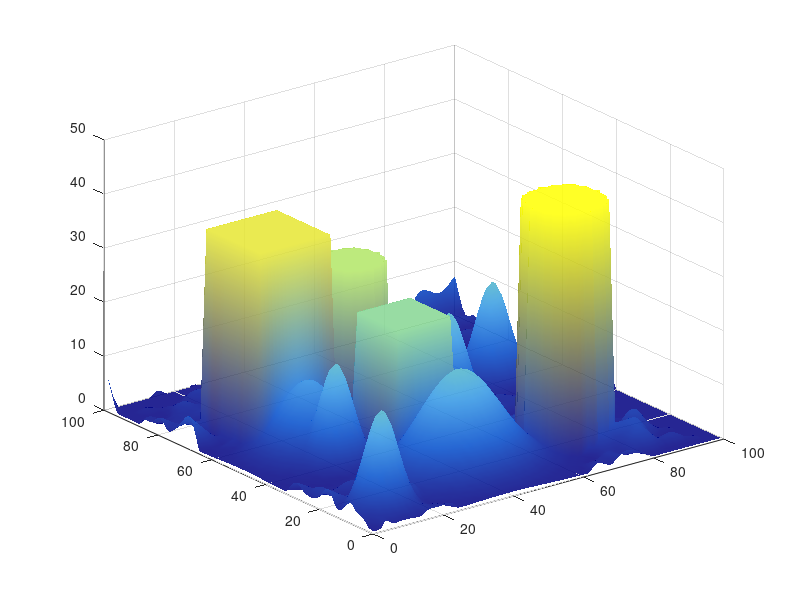

Recreate this plot in MATLAB. (Note: this script raises an error after producing the figure.)
%% Static Initial Scheduling - Complete Implementation for Seabed Terrain Modeling
%% 20240216 (Modified Date)

clc; clear all; close all; warning off;

%% Initialize Random Seed
noRng = 1;
rng('default');
rng(noRng);

%% Environment Parameters Setup
data.mapsize = [100, 100]; % Map dimensions
temp = zeros(data.mapsize);
[p1, p2] = find(temp == 0);
data.index = sub2ind(data.mapsize, p1, p2);
data.node = [p1, p2];
data.maxH = 20; % Maximum altitude (m)
data.minH = 1; % Minimum altitude (m)
data.vmax = 100; % Maximum speed (m/s)
data.vmin = 50; % Minimum speed (m/s)
data.Rmin = 2; % Minimum turning radius (m)
data.minGap = [50, 50, 20]; % Minimum separation requirement
data.numAUV = 4; % Number of AUVs

%% ===== Add Ocean Current Field Data =====
% Create example ocean current field
[data.current_x, data.current_y] = meshgrid(1:10:100, 1:10:100); % Sparse grid points
data.current_u = sin(data.current_y/20) .* cos(data.current_x/15); % X-direction current
data.current_v = cos(data.current_x/25) .* sin(data.current_y/18); % Y-direction current
data.current_w = zeros(size(data.current_u)); % Z-direction current (assumed 0)

%% AUV Start and End Points Setup
data.AUV_S = [20, 10, 5;
              10, 20, 5;
              15, 20, 5;
              20, 20, 5;];
              
data.AUV_E = [90, 90, 5;
              90, 90, 5;
              90, 90, 5;
              90, 90, 5;];

%% Dynamic Obstacles Initialization
data.Ob_M = [60, 80, 5, 0, 5, 0, 0.3, 80, 80; % [x,y,z,vx,vy,radius,chaos,goal_x,goal_y]
             80, 60, 0, 5, 5, 0, 0.4, 80, 80;
             50, 50, 0, -5, 2, 0, 0.45, 50, 10;
             45, 40, -5, 0, 2, 0, 0.35, 10, 40;
             55, 50, -5, 0, 2, 0, 0.35, 10, 50;
             60, 60, -5, 0, 3, 0, 0.35, 10, 60;
             70, 70, -5, 0, 4, 0, 0.35, 10, 70;];
             
data.unitT = 1; % Unit time (s)
data.nita = 1; % Viscosity coefficient

%% ===== Fix 1: Correct Definition of Mountain Obstacles =====
% Mountain obstacle parameters: [x, y, height, x-decay, y-decay]
data.Ob = [40, 20, 7, 15, 10;
           20, 40, 7, 6, 5;
           60, 80, 5, 10, 10;
           80, 60, 7, 6, 5;
           20, 50, 5, 10, 10;
           70, 20, 5, 6, 5;
           10, 10, 7, 6, 5;
           60, 60, 5, 6, 6;
           50, 60, 5, 6, 6;
           60, 50, 7, 6, 6;];
           
data.numOb = size(data.Ob, 1); % Number of mountains

%% ===== Fix 2: Correct Definition of Other Obstacles =====
% Cylinder obstacles: [x, y, radius, height]
data.OB_C = [70, 20, 10, 30; % [x,y,radius,height]
             40, 60, 8, 20];
             
% Rectangular obstacles: [x, y, length, width, height]
data.OB_R = [10, 55, 20, 20, 25; % [x,y,length,width,height]
             30, 30, 15, 15, 17];
             
%% ===== Fix 1: Terrain Visualization with Correct Variables =====
%% Terrain Generation
t = 1:100;
[x, y] = meshgrid(t); % Note: Use lowercase x and y

%% Base Terrain Modeling - Modified: Increased terrain undulation
h1 = 2.0 * sin(y+10) + ... % Amplitude increased from 1.0 to 2.0
     0.5 * sin(x) + ... % Amplitude increased from 0.2 to 0.5
     0.3 * cos(0.6 * sqrt(x.^2 + y.^2)) + ... % Amplitude increased from 0.1 to 0.3
     1.8 * cos(y) + ... % Amplitude increased from 1.1 to 1.8
     1.5 * sin(0.1 * sqrt(x.^2 + y.^2)); % Amplitude increased from 1.0 to 1.5

% Increase noise intensity (from 200% to 250%)
noise_intensity = 2.5 * std(h1(:));
h1 = h1 + noise_intensity * randn(size(h1));

% Gaussian smoothing (reduce smoothing coefficient to preserve details)
h1 = imgaussfilt(h1, 2); % Reduced from 3 to 2

%% Mountain Obstacle Modeling - Modified: Increased mountain height
h3 = zeros(100); % Pre-initialization
for i = 1:data.numOb
    % Get parameters
    x0 = data.Ob(i, 1);
    y0 = data.Ob(i, 2);
    h_val = data.Ob(i, 3) * 1.8; % Height increased by 80%
    x_sigma = data.Ob(i, 4) * 0.7; % Decay coefficient reduced for steeper mountains
    y_sigma = data.Ob(i, 5) * 0.7; % Decay coefficient reduced for steeper mountains
    
    % Gaussian distribution calculation
    exponent = -((x - x0).^2/(2*x_sigma^2) + (y - y0).^2/(2*y_sigma^2));
    h2 = h_val * exp(exponent);
    h3 = max(h3, h2); % Keep maximum value
end

% Composite terrain height
z = max(h1, h3);

% Increase overall terrain height
z = z * 1.5; % Overall height increased by 50%

%% Cylinder Obstacle Modeling - Modified: Increased obstacle height
for i = 1:size(data.OB_C, 1)
    x0 = data.OB_C(i, 1);
    y0 = data.OB_C(i, 2);
    R = data.OB_C(i, 3);
    H = data.OB_C(i, 4) * 1.5; % Height increased by 50%
    dist_matrix = sqrt((x - x0).^2 + (y - y0).^2);
    z(dist_matrix <= R) = H;
end

%% Rectangular Obstacle Modeling - Modified: Increased obstacle height
for i = 1:size(data.OB_R, 1)
    x0 = data.OB_R(i, 1);
    y0 = data.OB_R(i, 2);
    Lx = data.OB_R(i, 3);
    Ly = data.OB_R(i, 4);
    H = data.OB_R(i, 5) * 1.5; % Height increased by 50%
    in_rect = (x >= x0) & (x <= x0 + Lx) & (y >= y0) & (y <= y0 + Ly);
    z(in_rect) = H;
end

% Save terrain data
data.map = z; % 100×100 matrix
data.map_x = x; % Use lowercase x
data.map_y = y; % Use lowercase y

%% ===== Blue to Yellow Color Gradient for Terrain =====
% Create elevation-based colormap (blue to yellow)
color_points = [
    0.0, 0.0, 0.5;    % Deep blue (low elevation)
    0.0, 0.3, 0.8;    % Medium blue
    0.2, 0.6, 0.9;    % Light blue
    0.4, 0.8, 0.7;    % Blue-green
    0.7, 0.9, 0.4;    % Green-yellow
    0.9, 0.9, 0.2;    % Yellow
    1.0, 1.0, 0.0     % Bright yellow (high elevation)
];

num_levels = 256;
elevation_colormap = interp1(linspace(0,1,size(color_points,1)), color_points, linspace(0,1,num_levels));

%% Terrain Visualization - Blue to Yellow Gradient
figure('Position', [100, 100, 1200, 800], 'Color', 'white');

% Terrain surface plot
h_surf = surf(data.map_x, data.map_y, data.map, 'FaceAlpha', 0.85);
colormap(elevation_colormap);
shading interp;

% Create colorbar
c = colorbar('southoutside', 'Ticks', 0:10:80, 'TickLabels', ...
    {'Deep Sea', '', '', 'Mid-Depth', '', 'Shallow', '', '', 'Peaks'});
c.Label.String = 'Elevation (m)';
c.Label.FontSize = 12;
hold on;

% Add lighting for 3D effect
light('Position', [0 0 1000], 'Style', 'infinite');
lighting gouraud;
material([0.4 0.6 0.5 10 0.3]);

% Adjust z-axis range for new terrain height
axis([0, 100, 0, 100, 0, max(data.map(:)) + 10]); % Changed from 80 to dynamic max+10
shading interp;
title('Composite Underwater Terrain with Elevation Gradient');
xlabel('X (m)');
ylabel('Y (m)');
zlabel('Elevation (m)');
axis([0, 100, 0, 100, 0, 80]);

%% Save Terrain Data
data.map_z = z;
data.sizeMap = size(data.map_z);

%% AUV Flight Parameters Setup
data.H0 = 4; % Default altitude (m)
data.maxAlpha = 60; % Maximum turn angle (°)
data.maxBeta = 45; % Maximum pitch angle (°)

data.aimP = [90, 60, 0;
             80, 70, 0;
             70, 80, 0;
             60, 90, 0;];
             
data.S = [10, 25, 0;
          15, 20, 0;
          20, 15, 0;
          25, 10, 0;];
          
data.SE = [1, 2, 3, 4];
data.numT = 1; % Number of AUVs per task

%% Set Target Point Heights
for i = 1:size(data.aimP, 1)
    x_pos = data.aimP(i, 1);
    y_pos = data.aimP(i, 2);
    % Ensure coordinates are within range
    x_pos = max(1, min(100, round(x_pos)));
    y_pos = max(1, min(100, round(y_pos)));
    H = data.map(y_pos, x_pos) + data.H0;
    data.aimP(i, 3) = H;
end

%% Set Start Point Heights
for i = 1:size(data.S, 1)
    x_pos = data.S(i, 1);
    y_pos = data.S(i, 2);
    % Ensure coordinates are within range
    x_pos = max(1, min(100, round(x_pos)));
    y_pos = max(1, min(100, round(y_pos)));
    H = data.map(y_pos, x_pos) + data.H0;
    data.S(i, 3) = H;
end

%% Visualize Start and End Points with Blue-Yellow Gradient
figure('Position', [100, 100, 1200, 800], 'Color', 'white');

% Terrain surface plot
h_surf = surf(data.map_x, data.map_y, data.map_z, 'FaceAlpha', 0.85);
colormap(elevation_colormap);
shading interp;
hold on;

% Add lighting
light('Position', [0 0 1000], 'Style', 'infinite');
lighting gouraud;

% Plot ocean current field
h_quiver = quiver3(data.current_x, data.current_y, zeros(size(data.current_u)) + 5,...
                  data.current_u, data.current_v, data.current_w,...
                  'Color', [0.1 0.5 0.8], 'LineWidth', 1.2, 'MaxHeadSize', 0.8,...
                  'AutoScaleFactor', 1.5);

% Plot start and end points
h_start = plot3(data.S(:,1), data.S(:,2), data.S(:,3),...
             'o', 'MarkerSize', 12, 'MarkerFaceColor', [0 0.8 0], 'MarkerEdgeColor', 'k', 'LineWidth', 1.5);
h_goal = plot3(data.aimP(:,1), data.aimP(:,2), data.aimP(:,3),...
             'pentagram', 'MarkerSize', 14, 'MarkerFaceColor', [1 0.2 0], 'MarkerEdgeColor', 'k', 'LineWidth', 1.5);

% Add ocean surface effect
[x_surf, y_surf] = meshgrid(0:5:100, 0:5:100);
z_surf = zeros(size(x_surf)) + max(data.map_z(:)) + 5;
h_surface = surf(x_surf, y_surf, z_surf,...
                'FaceColor', [0.3 0.6 0.9], 'FaceAlpha', 0.15, 'EdgeColor', 'none');

% Set view and labels
view(-35, 50);
axis equal;
grid on;
box on;
title('AUV Start and Goal Points with Elevation Gradient');
xlabel('East Distance (m)');
ylabel('North Distance (m)');
zlabel('Depth (m)');

% Create legend
legend([h_start(1), h_goal(1), h_quiver],...
       {'Start Points', 'Goal Points', 'Ocean Current'},...
       'Location', 'northeastoutside',...
       'FontSize', 10);

% Add compass
text(5, 95, max(data.map_z(:)) + 15, 'N',...
      'FontSize', 14, 'FontWeight', 'bold', 'HorizontalAlignment', 'center');
plot3([5,5], [95,90], [max(data.map_z(:)) + 10, max(data.map_z(:)) + 10],...
      'k-', 'LineWidth', 2);

%% Optimization Algorithm Parameters Setup
data.numV = size(data.S, 1);
data.mapSize = size(data.map);
lb = 0;
ub = 1;
dim = prod(data.mapSize);
option.lb = lb;
option.ub = ub;
option.dim = dim;

if length(option.lb) == 1
    option.lb = ones(1, option.dim) * option.lb;
    option.ub = ones(1, option.dim) * option.ub;
end

option.fobj = @aimFcn_2test; % Objective function
option.showIter = 0;

%% Algorithm Parameters Setup
option.numAgent = 100; % Population size
option.maxIteration = 50; % Maximum iterations

%% ===== Add Genetic Algorithm Parameters =====
option.p1_GA = 0.9; % Selection/crossover probability
option.p2_GA = 0.01; % Mutation probability

%% ===== Add IPSO3 Specific Parameters =====
option.numBase = 10; % Base boundary particle count
option.k = 0.8; % Sensitivity coefficient (0.5~1.0)
option.max_density = 0.3; % Maximum obstacle density threshold

% Particle swarm parameters
option.w_pso = 0.6; % Initial inertia weight
option.c1_pso = 2; % Individual learning factor
option.c2_pso = 2; % Social learning factor
option.eliteRatio = 0.3; % Elite ratio
option.levyBeta = 1.5; % Lévy distribution parameter
option.levyAlpha = 0.1; % Lévy step factor

% Dynamic parameter ranges
option.W_max = 0.9; % Maximum inertia weight
option.W_min = 0.4; % Minimum inertia weight
option.c1_min = 0.5; % c1 minimum
option.c1_max = 2.0; % c1 maximum
option.c2_min = 0.5; % c2 minimum
option.c2_max = 2.0; % c2 maximum

%% Algorithm Comparison Setup
str_legend = {'GA', 'BOA',  'GWO','PSO' 'IMOPSO', };
aimFcn = { @GA,  @BOA,  @GWO,  @PSO, @IMOPSO };

%str_legend = {'PSO' };
%aimFcn = {  @PSO  };

%% Initialize Population
x = ones(option.numAgent, option.dim);
y = ones(option.numAgent, 1);

for i = 1:option.numAgent
    x(i, :) = rand(1, option.dim) .* (option.ub - option.lb) + option.lb;
    y(i) = option.fobj(x(i,:), option, data, 0); % Initial without penalty
end

%% Run Optimization Algorithms
bestX = x;
for i = 1:length(aimFcn)
    rng(noRng); % Reset random seed
    tic;
    [bestY(i, :), bestX(i, :), recording(i)] = aimFcn{i}(x, y, option, data);
    tt(i) = toc;
end

%% Plot Fitness Curves
figure;
hold on;
for i = 1:length(aimFcn)
    plot(recording(i).bestFit, 'LineWidth', 2);
end
title('Algorithm Fitness Curves');
xlabel('Iterations');
ylabel('Fitness Value');
grid on;
box on;
legend(str_legend);

%% Visualize Optimization Results with Blue-Yellow Gradient
global_minZ = min(data.map_z(:));
global_maxZ = max(data.map_z(:));
auv_colors = lines(data.numAUV); % Unique colors for each AUV

% Pre-initialize result0 as struct array
result0 = struct('name', {}, 'fit', {}, 'sumD', {}, 'sumE', {}, 'smooth', {}, 'threat', {}, 'path', {});

for i = 1:length(str_legend)
    % Call objective function
    [fit, temp_result] = option.fobj(bestX(i, :), option, data);
    
    % Create named structure
    result_struct = struct(...
        'name', str_legend{i}, ...
        'fit', fit, ...
        'sumD', temp_result.sumD, ...
        'sumE', temp_result.sumE, ...
        'smooth', temp_result.smooth, ...
        'threat', temp_result.threat, ...
        'path', {temp_result.path} ...
    );
    
    % Add to result array
    result0(i) = result_struct;
    
  %% ===== 3D View (Current Perspective) ====
figure('Position', [100, 100, 1200, 800], 'Color', 'white', 'Name', [str_legend{i} ' - 3D View']);

%% 海洋色渐变 (与动态绘图一致)
ocean_colormap = [
    linspace(0.7, 0.3, 64)' ...   % R: 浅蓝到深蓝
    linspace(0.9, 0.5, 64)' ...   % G: 浅青到深青
    linspace(1.0, 0.8, 64)'       % B: 浅蓝到深蓝
];

%% 障碍物颜色 (与动态绘图一致)
obstacleColor = [0.8, 0.3, 0.2];     % 圆柱障碍物颜色 (橙色)
rectObstacleColor = [0.7, 0.4, 0.1]; % 长方体障碍物颜色 (棕色)

%% 地形曲面绘制 (使用海洋色渐变)
h_surf = surf(data.map_x, data.map_y, data.map_z, 'FaceAlpha', 0.85);
colormap(ocean_colormap);
shading interp;

% 设置colorbar (水深标签)
c = colorbar('southoutside', 'Ticks', 0:10:80, 'TickLabels', ...
    {'Deep sea', '', '', 'Continental slope', '', 'Continental shelf', '', '', 'Shallow sea'});
c.Label.String = 'Water depth(m)';
c.Label.FontSize = 12;
hold on;

%% 添加光照效果 (与动态绘图一致)
light('Position', [0 0 1000], 'Style', 'infinite');
lighting gouraud;
material([0.4 0.6 0.5 10 0.3]);

%% 绘制洋流场 (与动态绘图参数一致)
h_quiver = quiver3(data.current_x, data.current_y, zeros(size(data.current_u)) + 5, ...
    data.current_u, data.current_v, data.current_w, ...
    'Color', [0.1 0.5 0.8], 'LineWidth', 1.2, 'MaxHeadSize', 0.8, ...
    'AutoScaleFactor', 1.5);

%% 绘制起点和终点 (使用动态绘图的标记)
% 起点 - 绿色三角形
h_start = plot3(data.S(:,1), data.S(:,2), data.S(:,3), ...
    '^', 'MarkerSize', 12, 'MarkerFaceColor', [0 0.8 0], ...
    'MarkerEdgeColor', 'k', 'LineWidth', 1.5);

% 终点 - 红色五角星
h_goal = plot3(data.aimP(:,1), data.aimP(:,2), data.aimP(:,3), ...
    'pentagram', 'MarkerSize', 14, 'MarkerFaceColor', [1 0.2 0], ...
    'MarkerEdgeColor', 'k', 'LineWidth', 1.5);



%% 绘制障碍物 (使用动态绘图的颜色和透明度)
% 圆柱体障碍物
h_cyl = [];
for i_obs = 1:size(data.OB_C, 1)
    [xc, yc, zc] = cylinder(data.OB_C(i_obs,3), 50);
    h = surf(xc + data.OB_C(i_obs,1), yc + data.OB_C(i_obs,2), zc * data.OB_C(i_obs,4), ...
        'FaceColor', obstacleColor, 'EdgeColor', 'none', 'FaceAlpha', 0.7);
    h_cyl = [h_cyl, h];
end

% 长方体障碍物
h_rect = [];
for i_obs = 1:size(data.OB_R, 1)
    [xr, yr] = meshgrid(data.OB_R(i_obs,1):(data.OB_R(i_obs,1)+data.OB_R(i_obs,3)), ...
                 data.OB_R(i_obs,2):(data.OB_R(i_obs,2)+data.OB_R(i_obs,4)));
    zr = ones(size(xr)) * data.OB_R(i_obs,5);
    h = surf(xr, yr, zr, ...
        'FaceColor', rectObstacleColor, 'EdgeColor', 'none', 'FaceAlpha', 0.7);
    h_rect = [h_rect, h];
end

%% 设置视角 (与动态绘图一致)
view(-35, 50);
axis equal;
grid on;
box on;
title([str_legend{i} ' Algorithm Paths - 3D View'], 'FontSize', 16, 'FontWeight', 'bold');
xlabel('X (m)', 'FontSize', 12);
ylabel('Y (m)', 'FontSize', 12);
zlabel('Depth (m)', 'FontSize', 12);
zlim([0, max(data.map_z(:)) + 10]);

%% 添加指北针 (与动态绘图一致)
text(5, 95, max(data.map_z(:)) + 15, 'N', ...
    'FontSize', 14, 'FontWeight', 'bold', 'HorizontalAlignment', 'center');
plot3([5,5], [95,90], [max(data.map_z(:)) + 10, max(data.map_z(:)) + 10], ...
    'k-', 'LineWidth', 2);

%% 绘制路径 (保持样条插值，使用动态风格)
auv_colors = lines(data.numV);  % 为每个AUV分配独特颜色
path_handles = gobjects(1, data.numV);  % 预分配路径句柄

for noV = 1:data.numV
    path = result0(i).path{noV};
    
    % 路径平滑处理（三次样条插值）
    t_orig = 1:size(path,1);
    t_interp = linspace(1, size(path,1), 200);
    path_x = spline(t_orig, path(:,1), t_interp);
    path_y = spline(t_orig, path(:,2), t_interp);
    path_z = spline(t_orig, path(:,3), t_interp);
    
    % 绘制路径
    h_path = plot3(path_x, path_y, path_z, ...
        'LineWidth', 2.5, 'Color', auv_colors(noV,:));
    path_handles(noV) = h_path;
    
    % 添加路径点标记
    plot3(path(1:10:end,1), path(1:10:end,2), path(1:10:end,3), ...
        '.', 'MarkerSize', 12, 'Color', auv_colors(noV,:));
end

%% 创建图例 (使用动态绘图元素)
legend_entries = [h_start(1), h_goal(1), h_quiver, path_handles];
legend_labels = {'Start Points', 'Goal Points', 'Ocean Current'};

% 添加AUV路径标签
for noV = 1:data.numV
    legend_labels = [legend_labels, ['AUV ' num2str(noV) ' Path']];
end

legend(legend_entries, legend_labels, ...
    'Location', 'northeastoutside', ...
    'FontSize', 10);

%% 保存图像
print(gcf, '-dpng', '-r300', [str_legend{i} '_AUV_Paths_3D.png']);
savefig(gcf, [str_legend{i} '_AUV_Paths_3D.fig']);
    
%% ==== Top View (2D Projection) ====
figure('Position', [100, 100, 1200, 800], 'Color', 'white', 'Name', [str_legend{i} ' - Top View']);

%% 使用海洋色渐变 (与动态绘图一致)
ocean_colormap = [
    linspace(0.7, 0.3, 64)' ...   % R: 浅蓝到深蓝
    linspace(0.9, 0.5, 64)' ...   % G: 浅青到深青
    linspace(1.0, 0.8, 64)'       % B: 浅蓝到深蓝
];

%% 障碍物颜色 (与动态绘图一致)
obstacleColor = [0.8, 0.3, 0.2];     % 圆柱障碍物颜色 (橙色)
rectObstacleColor = [0.7, 0.4, 0.1]; % 长方体障碍物颜色 (棕色)

%% 创建海洋深度图 (使用海洋色渐变)
pcolor(data.map_x, data.map_y, data.map_z);
shading interp;
colormap(ocean_colormap);
caxis([global_minZ, global_maxZ]); % 设置颜色轴范围

% 设置colorbar (水深标签)
c = colorbar('eastoutside');
c.Label.String = 'Water depth(m)';
c.Label.FontSize = 12;
c.Ticks = linspace(global_minZ, global_maxZ, 5); % 设置刻度

hold on;

% 添加等高线
contour(data.map_x, data.map_y, data.map_z, 10, 'k', 'LineWidth', 0.5);

% 绘制洋流场 (2D版本)
if isfield(data, 'current_x') && ~isempty(data.current_x)
    h_quiver = quiver(data.current_x, data.current_y, data.current_u, data.current_v, ...
        'Color', [0.1 0.5 0.8], 'LineWidth', 1.2, 'MaxHeadSize', 0.8, ...
        'AutoScaleFactor', 1.5, 'DisplayName', 'Ocean Current');
else
    h_quiver = [];
end

% 绘制起点 (绿色三角形)
if size(data.S, 1) > 0
    h_start = plot(data.S(:,1), data.S(:,2), ...
        '^', 'MarkerSize', 12, 'MarkerFaceColor', [0 0.8 0], ...
        'MarkerEdgeColor', 'k', 'LineWidth', 1.5, 'DisplayName', 'Start Points');
else
    h_start = [];
end

% 绘制终点 (红色五角星)
if size(data.aimP, 1) > 0
    h_goal = plot(data.aimP(:,1), data.aimP(:,2), ...
        'pentagram', 'MarkerSize', 14, 'MarkerFaceColor', [1 0.2 0], ...
        'MarkerEdgeColor', 'k', 'LineWidth', 1.5, 'DisplayName', 'Goal Points');
else
    h_goal = [];
end

% 绘制圆柱障碍物 (俯视图为圆形)
h_cyl = [];
if isfield(data, 'OB_C') && size(data.OB_C, 1) > 0
    for i_obs = 1:size(data.OB_C, 1)
        theta = linspace(0, 2*pi, 100);
        x_circle = data.OB_C(i_obs,3) * cos(theta) + data.OB_C(i_obs,1);
        y_circle = data.OB_C(i_obs,3) * sin(theta) + data.OB_C(i_obs,2);
        if i_obs == 1
            h_cyl = patch(x_circle, y_circle, obstacleColor, ...
                'FaceAlpha', 0.7, 'EdgeColor', 'none', 'DisplayName', 'Cylinder Obstacles');
        else
            patch(x_circle, y_circle, obstacleColor, ...
                'FaceAlpha', 0.7, 'EdgeColor', 'none', 'HandleVisibility', 'off');
        end
    end
end

% 绘制长方体障碍物 (俯视图为矩形)
h_rect = [];
if isfield(data, 'OB_R') && size(data.OB_R, 1) > 0
    for i_obs = 1:size(data.OB_R, 1)
        x_rect = [data.OB_R(i_obs,1), ...
                 data.OB_R(i_obs,1) + data.OB_R(i_obs,3), ...
                 data.OB_R(i_obs,1) + data.OB_R(i_obs,3), ...
                 data.OB_R(i_obs,1)];
        y_rect = [data.OB_R(i_obs,2), ...
                 data.OB_R(i_obs,2), ...
                 data.OB_R(i_obs,2) + data.OB_R(i_obs,4), ...
                 data.OB_R(i_obs,2) + data.OB_R(i_obs,4)];
        if i_obs == 1
            h_rect = patch(x_rect, y_rect, rectObstacleColor, ...
                'FaceAlpha', 0.7, 'EdgeColor', 'none', 'DisplayName', 'Rectangular Obstacles');
        else
            patch(x_rect, y_rect, rectObstacleColor, ...
                'FaceAlpha', 0.7, 'EdgeColor', 'none', 'HandleVisibility', 'off');
        end
    end
end

% 绘制路径 (2D投影)
auv_colors = lines(data.numV); % 为每个AUV分配独特颜色
path_handles = gobjects(1, data.numV); % 预分配路径句柄

for noV = 1:data.numV
    if length(result0(i).path) >= noV && ~isempty(result0(i).path{noV})
        path = result0(i).path{noV};
        
        % 绘制路径线
        path_handles(noV) = plot(path(:,1), path(:,2), ...
            'LineWidth', 2.5, 'Color', auv_colors(noV,:), ...
            'DisplayName', ['AUV ' num2str(noV) ' Path']);
        
        % 添加路径点标记
        plot(path(1:10:end,1), path(1:10:end,2), ...
            '.', 'MarkerSize', 12, 'Color', auv_colors(noV,:), ...
            'HandleVisibility', 'off');
    else
        path_handles(noV) = gobjects(1); % 空句柄
    end
end

% 设置视图和标签
axis equal;
axis([0 100 0 100]);
grid on;
box on;
title([str_legend{i} ' Algorithm Paths - Top View'], 'FontSize', 16, 'FontWeight', 'bold');
xlabel('X (m)', 'FontSize', 12);
ylabel('Y (m)', 'FontSize', 12);

% 添加指北针
text(5, 95, 'N', ...
    'FontSize', 14, 'FontWeight', 'bold', 'HorizontalAlignment', 'center');
plot([5,5], [95,90], 'k-', 'LineWidth', 2);

% ===== 创建图例 =====
legend_objects = gobjects(0);
legend_labels = {};

% 添加起点
if ~isempty(h_start) && isvalid(h_start)
    legend_objects(end+1) = h_start;
    legend_labels{end+1} = get(h_start, 'DisplayName');
end

% 添加终点
if ~isempty(h_goal) && isvalid(h_goal)
    legend_objects(end+1) = h_goal;
    legend_labels{end+1} = get(h_goal, 'DisplayName');
end

% 添加AUV路径
for noV = 1:data.numV
    if ~isempty(path_handles(noV)) && isvalid(path_handles(noV))
        legend_objects(end+1) = path_handles(noV);
        legend_labels{end+1} = get(path_handles(noV), 'DisplayName');
    end
end

% 添加圆柱障碍物
if ~isempty(h_cyl) && isvalid(h_cyl)
    legend_objects(end+1) = h_cyl;
    legend_labels{end+1} = get(h_cyl, 'DisplayName');
end

% 添加矩形障碍物
if ~isempty(h_rect) && isvalid(h_rect)
    legend_objects(end+1) = h_rect;
    legend_labels{end+1} = get(h_rect, 'DisplayName');
end

% 添加洋流
if ~isempty(h_quiver) && isvalid(h_quiver)
    legend_objects(end+1) = h_quiver;
    legend_labels{end+1} = get(h_quiver, 'DisplayName');
end

% 创建图例
if ~isempty(legend_objects)
    legend(legend_objects, legend_labels, ...
        'Location', 'northeastoutside', ...
        'FontSize', 10);
end


% ===== 最后的安全检查：手动移除任何多余图例项 =====
h_legend = findobj(gcf, 'Type', 'legend');
if ~isempty(h_legend)
    % 获取图例项
    legend_items = get(h_legend, 'String');
    
    % 查找并删除任何包含"data"的项
    valid_indices = true(1, numel(legend_items));
    for idx = 1:numel(legend_items)
        if contains(legend_items{idx}, 'data') || contains(legend_items{idx}, 'Data')
            valid_indices(idx) = false;
        end
    end
    
    % 如果有无效项，重新创建图例
    if any(~valid_indices)
        % 提取有效项
        valid_items = legend_items(valid_indices);
        valid_handles = [];
        
        % 收集有效项对应的图形对象
        for idx = find(valid_indices)
            % 查找具有匹配DisplayName的对象
            for obj_idx = 1:numel(legend_objects)
                if strcmp(get(legend_objects(obj_idx), 'DisplayName'), legend_items{idx})
                    valid_handles = [valid_handles, legend_objects(obj_idx)];
                    break;
                end
            end
        end
        
        % 删除当前图例
        delete(h_legend);
        
        % 创建新图例
        if ~isempty(valid_handles)
            legend(valid_handles, valid_items,...
                'Location', 'northeastoutside',...
                'FontSize', 10);
        end
    end
end

% Add compass
text(5, 95, 'N',...
    'FontSize', 14, 'FontWeight', 'bold', 'HorizontalAlignment', 'center');
plot([5,5], [95,90], 'k-', 'LineWidth', 2);

% Save high-quality image
print(gcf, '-dpng', '-r300', [str_legend{i} '_AUV_Paths_TopView.png']);
savefig(gcf, [str_legend{i} '_AUV_Paths_TopView.fig']);
end

%% Save Results (Add Ocean Current Field Data)
data.Result = result0;
data.current_field = data.current_u; % Save ocean current data

%% Output Algorithm Comparison Table
fprintf('Algorithm\tPath Length\tEnergy\t\tSmoothness\tThreat Penalty\tTotal Fitness\n');
for i = 1:length(result0)
    fprintf('%-8s\t%8.2f\t%8.2f\t%8.4f\t%8.2f\t%8.2f\n', ...
            result0(i).name, ...
            result0(i).sumD, ...
            result0(i).sumE, ...
            result0(i).smooth, ...
            result0(i).threat, ...
            result0(i).fit);
end

% Add grid coordinates save
data.current_x = data.current_x;
data.current_y = data.current_y;
save('AUV_Path_Data.mat', 'data');

%% Radar Chart for Metric Comparison (Normalized)
metric_names = {'Path Length', 'Energy', 'Smoothness', 'Threat Penalty'};
metric_raw = [ [result0.sumD]', [result0.sumE]', [result0.smooth]', [result0.threat]' ];

% Normalize to 0~1
metric_norm = (metric_raw - min(metric_raw)) ./ (max(metric_raw) - min(metric_raw) + 1e-6);

% Generate radar chart data
metric_norm = [metric_norm, metric_norm(:,1)]'; 

% Create new figure and clear previous content
figure('Name','Algorithm Metric Radar Chart', 'NumberTitle', 'off');
clf;  % Clear existing plots

% Prepare circular axis
theta = linspace(0, 2*pi, size(metric_norm,1));

% Plot algorithms with explicit handles
h1 = polarplot(theta, metric_norm(:,1), '-o', 'LineWidth', 2, 'DisplayName', 'GA'); 
hold on;
h2 = polarplot(theta, metric_norm(:,2), '-s', 'LineWidth', 2, 'DisplayName', 'IMOPSO');
h3 = polarplot(theta, metric_norm(:,3), '-^', 'LineWidth', 2, 'DisplayName', 'PSO');

% Configure axis labels
thetaticks(rad2deg(theta(1:end-1)))
thetaticklabels([metric_names, metric_names(1)])

% 关键修复：使用显式句柄创建图例
legend([h1, h2, h3], 'Location', 'best'); 

title('Standardized Algorithm Performance Radar Chart (Lower Values Better)');